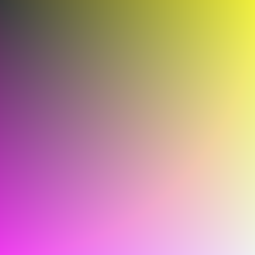
Frame 1 (no input)
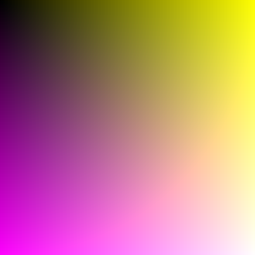
Frame 60 (the mouse pressed at the canvas centre just before this capture)
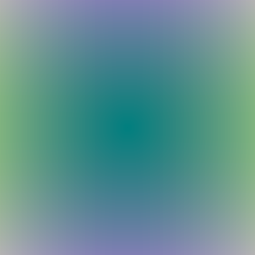
Frame 120 (the mouse held since frame 60 and released just before this capture)

The Processing sketch that drew these frames (run headless with seeded random() and noise(); from frame 60 on, the mouse is pressed at the canvas centre):

// Processing sketch: D4
// ── D4.pde
void setup(){
  size(255, 255);
}

void draw(){
    
  //for (int j = 0 ; j < 5 ; j++){
  //  for (int i = 0; i < 5; i++){
  //    rect(i*100,  j*100, 100, 100);
  //  }
  //}
   for(int y  = 0; y < height; y++)
     for(int x = 0; x < width; x++){
       float distance = dist(x,y,mouseX, mouseY);
       float distance2 = dist(x, 0, mouseX, mouseY);
        float distance3 = dist(y,0, mouseX, mouseY);
       stroke(distance, distance2, distance3);  
       point(x,y);
     }
  
}
